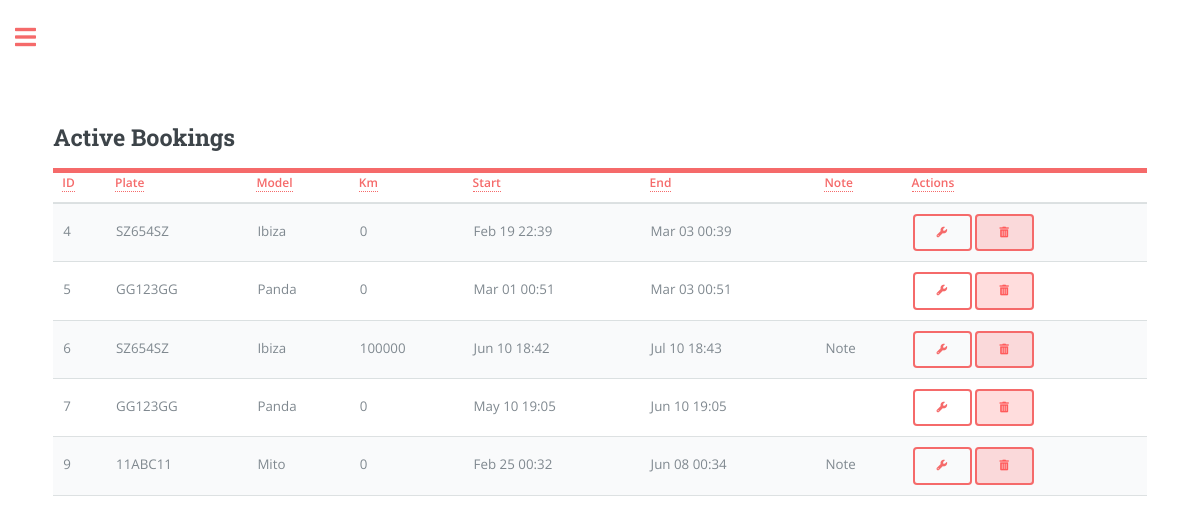
/bookings_view (signed in), run on the app's committed database.
### app/models.py (models this page shows, shortened)
class User(UserMixin, db.Model):
    id = db.Column(db.Integer, primary_key=True)
    registration_date = db.Column(db.DateTime, default=datetime.utcnow)
    username = db.Column(db.String(64), index=True, unique=True)
    email = db.Column(db.String(120), index=True, unique=True)
    password_hash = db.Column(db.String(128))
    garage = db.relationship('Car', backref='owner_garage', lazy='dynamic')
    groups = db.relationship('Groups', backref='owner_groups', lazy='dynamic')
    contacts = db.relationship('Contacts', backref='owner_contacts', lazy='dynamic')
    role = db.Column(db.String(20), default='user')
    currency = db.Column(db.String(1), default='€')
    measurement_unit = db.Column(db.String(5), default='Km')
    language = db.Column(db.String(2), default='en')

class Booking(db.Model):
    id = db.Column(db.Integer, primary_key=True)
    start_datetime = db.Column(db.DateTime, nullable=False)
    end_datetime = db.Column(db.DateTime, nullable=False)
    car_plate = db.Column(db.String(8), db.ForeignKey('car.plate'), nullable=False)
    user_id = db.Column(db.Integer, db.ForeignKey('user.id'), nullable=False)
    note = db.Column(db.String(160))
    money = db.Column(db.Integer, default=0, index=True)
    km = db.Column(db.Integer, default=0, index=True) # Car's kilometres when booking
    car = db.relationship('Car', backref='bookings', lazy=True)
    contact_id = db.Column(db.Integer, db.ForeignKey('contacts.id', name='booking_contacts_id'), nullable=True)
    group_id = db.Column(db.Integer, db.ForeignKey('groups.id', name='booking_group'), nullable=True)
    group = db.relationship('Groups', back_populates='bookings', lazy=True)

class Car(db.Model):
    plate = db.Column(db.String(8), primary_key=True, index=True, unique=True)
    make = db.Column(db.String(15), index=True)
    model = db.Column(db.String(15), index=True)
    fuel = db.Column(db.String(8), index=True)
    year = db.Column(db.Integer, index=True)
    cc = db.Column(db.Integer, index=True)
    user_id = db.Column(db.Integer, db.ForeignKey('user.id'))
    days = db.Column(db.Integer, default=0, index=True)
    money = db.Column(db.Integer, default=0, index=True) # Referred as 'revenue'
    car_cost = db.Column(db.Integer, default=0, index=True)
    insurance_cost = db.Column(db.Float, default=0, index=True)
    insurance_expiry_date = db.Column(db.DateTime)
    mot_cost = db.Column(db.Float, default=0, index=True)
    mot_expiry_date = db.Column(db.DateTime)
    road_tax_cost = db.Column(db.Float, default=0, index=True)
    road_tax_expiry_date = db.Column(db.DateTime)
    renewal = db.relationship('Renewal', backref='car', lazy='dynamic')
    km = db.Column(db.Integer, default=0, index=True)

### app/routes.py (the view)
@app.route('/bookings_view', methods=['GET', 'POST'])
@login_required
def bookings_view():
    current_date = datetime.utcnow()
    active_bookings = Booking.query.filter(
        (Booking.user_id == current_user.id) &
        (Booking.end_datetime > current_date)
    ).all()
    return render_template('bookings_view.html' if current_user.language == 'en' else f'bookings_view_{current_user.language}.html',
                           user_bookings=active_bookings, page='bookings_view',
                           user_name=current_user.username if current_user.is_authenticated else None)

### app/models.py (called while the page is built)
@login.user_loader
def load_user(id):
    return User.query.get(int(id))

### app/templates/bookings_view.html (shortened to what this page needs)
{% if current_user.language == 'en' %}
    {% extends "index.html" %}
{% else %}
    {% extends "index_" + current_user.language + ".html" %}
{% endif %}
{% block content %}
<head>
  <link rel="stylesheet" href="{{ url_for('static', filename='css/main.css') }}">
  <link rel="stylesheet" href="https://cdnjs.cloudflare.com/ajax/libs/font-awesome/5.15.3/css/all.min.css" />
</head>
<header id="header">
  <h2>Active Bookings</h2>
</header>
<form action="{{ url_for('bookings_manage') }}" method="POST">
<table class="table" id="bookingTable">
    <thead>
      <tr>
        <th scope="col"><a href="#" class="sort-link" data-sort="id">ID</a></th>
        <th scope="col"><a href="#" class="sort-link" data-sort="plate">Plate</a></th>
        <th scope="col"><a href="#" class="sort-link" data-sort="model">Model</a></th>
        <th scope="col"><a href="#" class="sort-link" data-sort="km">{{ current_user.measurement_unit.capitalize() }}</a></th>
        <th scope="col"><a href="#" class="sort-link" data-sort="start_datetime">Start</a></th>
        <th scope="col"><a href="#" class="sort-link" data-sort="end_datetime">End</a></th>
        <th scope="col"><a href="#" class="sort-link" data-sort="note">Note</a></th>
        <th scope="col"><a>Actions</a></th>
      </tr>
    </thead>
    <tbody>
      {% for booking in user_bookings %}
      <tr>
          <td data-sort="id">{{ booking.id }}</td>
          <td data-sort="plate">{{ booking.car.plate }}</td>
          <td data-sort="model">{{ booking.car.model }}</td>
          <td data-sort="km">{{ booking.km }}</td>
          <td data-sort="start_datetime">{{ booking.start_datetime.strftime("%b %d %H:%M") }}</td>
          <td data-sort="end_datetime">{{ booking.end_datetime.strftime("%b %d %H:%M") }}</td>
          <td data-sort="note">
            {% if booking.note %}
            <span class="note-tooltip">
                Note
            </span>
        {% endif %}
          </td>
          <td>
              <button type="submit" class="btn btn-danger" name="manage_booking" value="{{ booking.id }}"><i class="fa-solid fa-wrench"></i></button>
              <button type="submit" class="btn btn-primary btn-delete" name="delete" value="{{ booking.id }}" onclick="return confirm('Are you sure you want to delete this booking?');"><i class="fas fa-trash-alt"></i></button>
        </td>
      </tr>
      {% endfor %}
  </tbody>
</table>
</form>
{% endblock %}

### app/static/css/main.css (style rules this page uses)
html, body, div, span, applet, object, iframe, h1, h2, h3, h4, h5, h6, p, blockquote, pre, a, abbr, acronym, address, big, cite, code, del, dfn, em, img, ins, kbd, q, s, samp, small, strike, strong, sub, sup, tt, var, b, u, i, center, dl, dt, dd, ol, ul, li, fieldset, form, label, legend, table, caption, tbody, tfoot, thead, tr, th, td, article, aside, canvas, details, embed, figure, figcaption, footer, header, hgroup, menu, nav, output, ruby, section, summary, time, mark, audio, video { margin: 0; padding: 0; border: 0; font-size: 100%; font: inherit; vertical-align: baseline; }
article, aside, details, figcaption, figure, footer, header, hgroup, menu, nav, section { display: block; }
body { line-height: 1; }
table { border-collapse: collapse; border-spacing: 0; }
body { -webkit-text-size-adjust: none; }
body { -ms-overflow-style: scrollbar; }
html { box-sizing: border-box; }
*, *:before, *:after { box-sizing: inherit; }
body { background: #ffffff; }
body, input, select, textarea { color: #7f888f; font-family: "Open Sans", sans-serif; font-size: 13pt; font-weight: 400; line-height: 1.65; }
@media screen and (max-width: 1680px) { body, input, select, textarea { font-size: 11pt; } }
@media screen and (max-width: 1280px) { body, input, select, textarea { font-size: 10pt; } }
a { -moz-transition: color 0.2s ease-in-out, border-bottom-color 0.2s ease-in-out; -webkit-transition: color 0.2s ease-in-out, border-bottom-color 0.2s ease-in-out; -ms-transition: color 0.2s ease-in-out, border-bottom-color 0.2s ease-in-out; transition: color 0.2s ease-in-out, border-bottom-color 0.2s ease-in-out; border-bottom: dotted 1px; color: #f56a6a; text-decoration: none; }
em, i { font-style: italic; }
h1, h2, h3, h4, h5, h6 { color: #3d4449; font-family: "Roboto Slab", serif; font-weight: 700; line-height: 1.5; margin: 0 0 1em 0; }
h2 { font-size: 1.75em; }
form { margin: 0 0 2em 0; }
table { margin: 0 0 2em 0; width: 100%; }
table tbody tr { border: solid 1px rgba(210, 215, 217, 0.75); border-left: 0; border-right: 0; }
table tbody tr:nth-child(2n + 1) { background-color: rgba(230, 235, 237, 0.25); }
table td { padding: 0.75em 0.75em; }
table th { color: #3d4449; font-size: 0.9em; font-weight: 600; padding: 0 0.75em 0.75em 0.75em; text-align: left; }
table thead { border-bottom: solid 2px rgba(210, 215, 217, 0.75); }
input[type="submit"], input[type="reset"], input[type="button"], button, .button { -moz-appearance: none; -webkit-appearance: none; -ms-appearance: none; appearance: none; -moz-transition: background-color 0.2s ease-in-out, color 0.2s ease-in-out; -webkit-transition: background-color 0.2s ease-in-out, color 0.2s ease-in-out; -ms-transition: background-color 0.2s ease-in-out, color 0.2s ease-in-out; transition: background-color 0.2s ease-in-out, color 0.2s ease-in-out; background-color: transparent; border-radius: 0.375em; border: 0; box-shadow: inset 0 0 0 2px #f56a6a; color: #f56a6a !important; cursor: pointer; display: inline-block; font-family: "Roboto Slab", serif; font-size: 0.8em; font-weight: 700; height: 3.5em; letter-spacing: 0.075em; line-height: 3.5em; padding: 0 2.25em; text-align: center; text-decoration: none; text-transform: uppercase; white-space: nowrap; }
#header { display: -moz-flex; display: -webkit-flex; display: -ms-flex; display: flex; border-bottom: solid 5px #f56a6a; padding: 2em 0 1em 0; position: relative; }
#header > * { -moz-flex: 1; -webkit-flex: 1; -ms-flex: 1; flex: 1; margin-bottom: 0; }
@media screen and (max-width: 1680px) { #header { padding-top: 5em; } }
.note-tooltip { position: relative; display: inline-block; cursor: pointer; }
.btn-delete { background-color: rgba(255, 86, 86, 0.2); color: #ff5b5b !important; }

### data on the page
User: measurement_unit "Km"
Booking: id "4", car.plate "SZ654SZ", car.model "Ibiza", km "0", start_datetime "Feb 19 22:39", end_datetime "Mar 03 00:39"
Booking: id "5", car.plate "GG123GG", car.model "Panda", km "0", start_datetime "Mar 01 00:51", end_datetime "Mar 03 00:51"
Booking: id "6", car.plate "SZ654SZ", car.model "Ibiza", km "100000", start_datetime "Jun 10 18:42", end_datetime "Jul 10 18:43"
Booking: id "7", car.plate "GG123GG", car.model "Panda", km "0", start_datetime "May 10 19:05", end_datetime "Jun 10 19:05"
Booking: id "9", car.plate "11ABC11", car.model "Mito", km "0", start_datetime "Feb 25 00:32", end_datetime "Jun 08 00:34"
